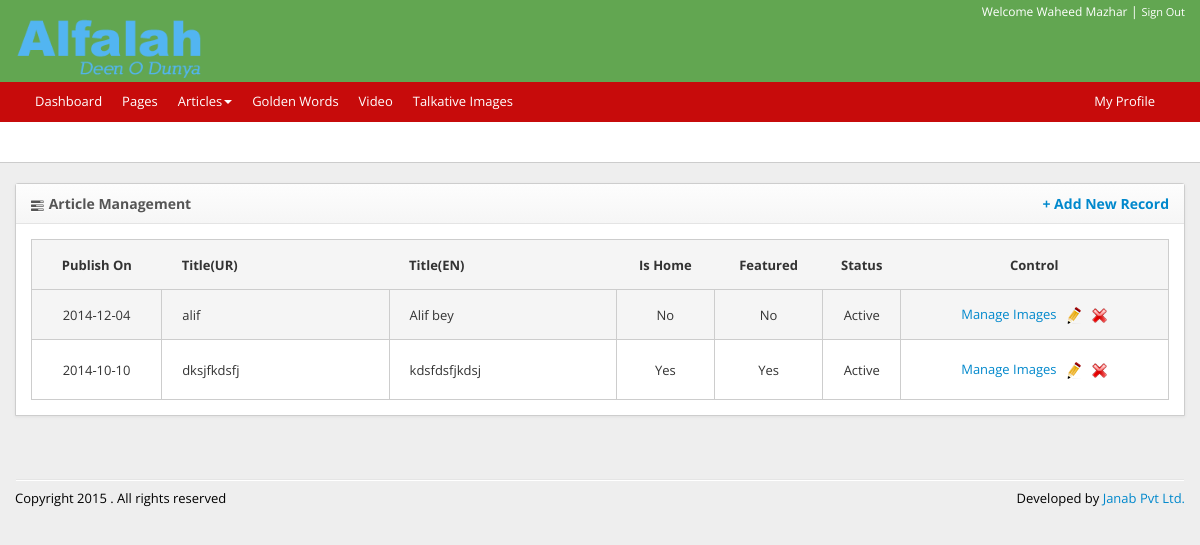
The app's page /admin/article/posts (signed in) with its own data.
### tables this page shows
CREATE TABLE `article` (
  `article_id` int(11) NOT NULL AUTO_INCREMENT,
  `slug` varchar(64) DEFAULT NULL,
  `title_en` varchar(255) DEFAULT NULL,
  `description_en` text,
  `title_ur` varchar(255) DEFAULT NULL,
  `description_ur` text,
  `publish_on` date DEFAULT NULL,
  `is_active` tinyint(4) DEFAULT '1',
  `is_featured` tinyint(1) DEFAULT '0',
  `is_home` tinyint(1) DEFAULT '0',
  `video_url` varchar(255) DEFAULT NULL,
  `display_order` int(11) DEFAULT NULL,
  `created_by` int(11) DEFAULT NULL,
  `modified_by` int(11) DEFAULT NULL,
  `created_on` timestamp NULL DEFAULT NULL,
  `modified_on` timestamp NULL DEFAULT CURRENT_TIMESTAMP,
  PRIMARY KEY (`article_id`)
);

### admin/include/setting.inc.php (called while the page is built, shortened)
<?php
function getBaseURI() {
    return sprintf(
            "%s://%s", isset($_SERVER['HTTPS']) && $_SERVER['HTTPS'] != 'off' ? 'https' : 'http', $_SERVER['SERVER_NAME']
    );
}
$base_url = getBaseURI() . '/admin';

### admin/article/posts/index.php (the view, shortened to what this page needs)
<?php
$include_prefix = '../../';
include $include_prefix . "include/header.inc.php";
?>
<div id="content">
    <div class="container">
        <div class="row">
            <div class="span12">
                <div class="panel">
                    <div class="panel-header"><i class="icon-tasks"></i> Article Management<a href="<?php echo $base_url; ?>/article/posts/add.php" class="float-right">+ Add New Record</a></div>
                    <div class="panel-content">
                        <div class="bord">
                            <table class="display" cellspacing="0" width="100%" id="stopNGTable">
                                <thead>
                                    <tr>
                                        <th class="text-align-center"><strong>Publish On</strong></th>
                                        <th class="text-align-left pl20 width20"><strong>Title(UR) </strong></th>
                                        <th class="text-align-left pl20 width20"><strong>Title(EN)</strong></th>
                                        <th class="text-align-center"><strong>Is Home</strong> </th>
                                        <th class="text-align-center"><strong>Featured</strong> </th>
                                        <th class="text-align-center"><strong>Status</strong> </th>
                                        <th class="text-align-center"><strong>Control</strong></th>
                                    </tr>
                                </thead>
                                <tbody>
                                    <?php
                                    $query = "SELECT * FROM `article` ORDER BY `publish_on` DESC";
                                    if (!$result = $sql->query($query)) {
                                        dumpSql("Error Running Query : $sql->error" . "<br /><br /><br />" . $query);
                                    }
                                    if ($result->num_rows > 0) {
                                        while ($record = $result->fetch_object()) {
                                            echo '<tr class="height60 gradeA">
                                                <td  class="text-align-center">' . $record->publish_on . '</td>
                                                <td  class="text-align-left pl20">' . $record->title_ur . '</td>
                                                <td  class="text-align-left pl20">' . $record->title_en . '</td>
                                                <td  class="text-align-center">' . (($record->is_home == 1) ? 'Yes' : 'No') . '</td>
                                                <td  class="text-align-center">' . (($record->is_featured == 1) ? 'Yes' : 'No') . '</td>
                                                <td  class="text-align-center">' . (($record->is_active == 1) ? 'Active' : 'Inactive') . '</td>
                                                <td class="text-align-center">
                                                    <a href="' . $base_url . '/article/posts/images/index.php?article_id=' . $record->article_id . '">
                                                        Manage Images
                                                    </a>
                                                    &nbsp;
                                                    <a href="' . $base_url . '/article/posts/edit.php?article_id=' . $record->article_id . '">
                                                        <img src="' . $base_url . '/assets/images/edit-icon.png" />
                                                    </a>
                                                    &nbsp;
                                                    <a href="' . $base_url . '/article/posts/delete.php?article_id=' . $record->article_id . '">
                                                        <img src="' . $base_url . '/assets/images/delete-icon.png" width="17px"/>
                                                    </a>
                                                </td>
                                        </tr>';
                                        }
                                    }
                                    ?>
                                </tbody>
                            </table>
                        </div>
                    </div>
                </div>
            </div>
        </div>
    </div>
</div>
<?php
if (isset($include_prefix)) {
    require_once $include_prefix . 'include/footer.inc.php';
} else {
    require_once 'include/footer.inc.php';
}
?>

### admin/assets/css/admin.css (style rules this page uses)
body { font: 13px 'Open Sans'; background-color: #eee; }
.bord table { border-radius:5px; }
.bord tr { background:#F5F5F5; }
.bord tr { border:1px solid #CDCDCD; }
.bord tr:first-child { height:50px; }
.bord tr:nth-child(2n+0) { background:#fff; }
.bord td { border:1px solid #CDCDCD;w }
[class^="icon-"], [class*=" icon-"] { background-image: none; }
.panel { border: 1px solid #CDCDCD; box-shadow: 0 1px 3px rgba(100, 100, 100, 0.1); margin-bottom: 15px; border-radius: 3px 3px 0 0; overflow: visible; position: relative; }
.panel-header { padding: 10px 15px; background-color: #F8F8F8; background-image: -moz-linear-gradient(top, #FDFDFD, #F6F6F6); background-image: -ms-linear-gradient(top, #FDFDFD, #F6F6F6); background-image: -webkit-gradient(linear, 0 0, 0 100%, from(#FDFDFD), to(#F6F6F6)); background-image: -webkit-linear-gradient(top, #FDFDFD, #F6F6F6); background-image: -o-linear-gradient(top, #FDFDFD, #F6F6F6); background-image: linear-gradient(top, #FDFDFD, #F6F6F6); border-bottom: 1px solid #E4E4E4; color: #555; text-shadow: 0 1px 0 white; font-size: 14px; font-weight: bold; }
.panel-header [class^="icon-"], .panel-header [class*=" icon-"], #top-strip [class^="icon-"], #top-strip [class*=" icon-"], .container-signin [class^="icon-"], .container-signin [class*=" icon-"], .container-register [class^="icon-"], .container-register [class*=" icon-"], .sidebar-button [class^="icon-"], .sidebar-button [class*=" icon-"], .fc-button [class^="icon-"], .fc-button [class*=" icon-"] { vertical-align: middle; }
.panel-content { background-color: #fff; padding:15px; }

### admin/assets/css/admin_override.css (style rules this page uses)
.text-align-left { text-align:left; }
.text-align-center { text-align:center; }
.pl20 { padding-left:20px; }
.width20 { width: 20%; }
.height60 { height:60px; }
.float-right { float:right; }

### records on screen
article: publish_on "2014-12-04", title_ur "alif", title_en "Alif bey", is_home "No", is_featured "No", is_active "Active"
article: publish_on "2014-10-10", title_ur "dksjfkdsfj", title_en "kdsfdsfjkdsj", is_home "Yes", is_featured "Yes", is_active "Active"

### other values on screen
$_SESSION['name'] "Waheed Mazhar"
